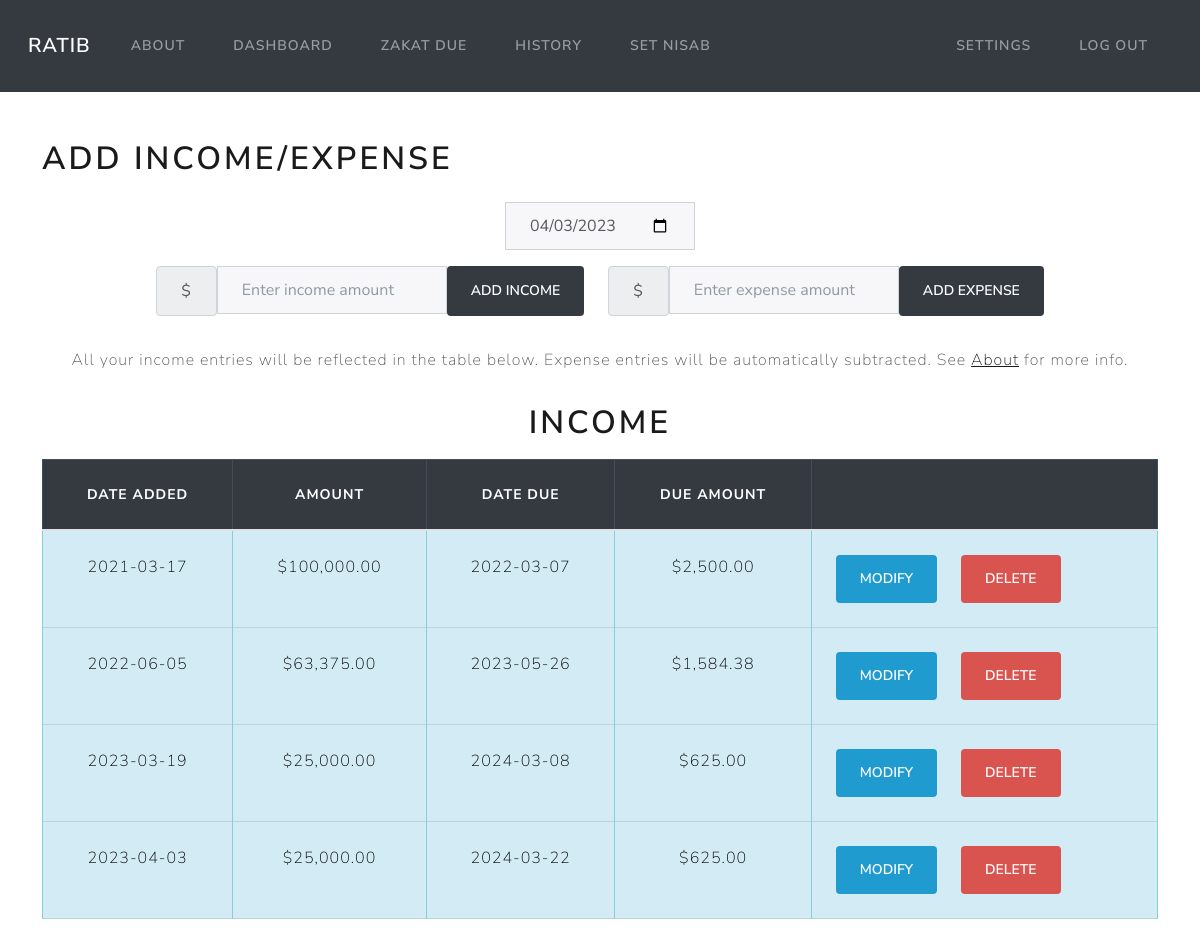
The page /dashboard (signed in) on the database as committed earlier.
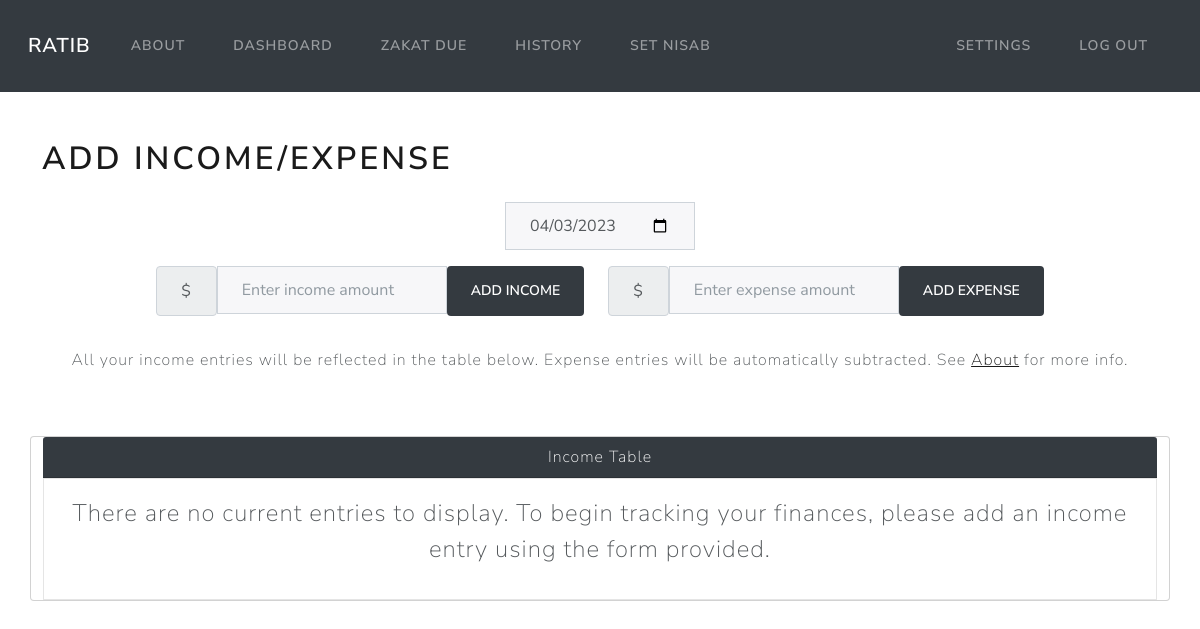
The same page on the database as committed later.
### models.py (models this page shows)
class Income(Base):
    __tablename__ = 'income'
    id = Column(Integer, primary_key=True)
    amount = Column(Numeric(10,2))
    date = Column(DateTime, default=func.now())
    due_date = Column(DateTime, default=calculate_due_date())
    due_amount = Column(Numeric(10,2))
    user_id = Column(Integer, ForeignKey('users.id'))
    user = relationship("User", back_populates="income")
    paid = Column(Boolean, default=False)

### app.py (the view)
@app.route('/dashboard')
@login_required
def dashboard():
    userid = flasksession.get("user_id")
    incomes = session.query(Income).filter_by(user_id=userid)
    if incomes.count() == 0:
        return render_template('dashboard.html', incomes=None, datetime=datetime)
    return render_template('dashboard.html', incomes=incomes, datetime=datetime)

### app.py (called while the page is built)
@app.teardown_appcontext
def shutdown_session(exception=None):
    session.remove()

### utils.py (called while the page is built)
def login_required(f):
    @wraps(f)
    def decorated_function(*args, **kwargs):
        if session.get("user_id") is None:
            return redirect("/login")
        return f(*args, **kwargs)
    return decorated_function

def usd(value):
    return f"${value:,.2f}"

### templates/dashboard.html (shortened to what this page needs)
{% extends 'layout.html' %}
{% block content %}
<h1 class="mb-4"> Add Income/Expense </h1>
<form class="" action="/addmoney" method="post">
    <div class="row justify-content-center">
        <div class="form-group col-auto">
            <div class="input-group datepicker">
                {% set current_date = datetime.strftime(datetime.now(), '%Y-%m-%d') %}
                <input type="date" class="form-control" id="datepicker" name="date" value="{{ current_date }}" required>
            </div>
        </div>
    </div>
    <div class="row justify-content-center">
        <div class="form-group col-auto">
            <div class="input-group">
                <span class="input-group-text">$</span>
                <input autocomplete="off" class="form-control mx-auto" type="number" name="income" id="money" placeholder="Enter income amount">
                <button class="btn btn-dark" type="submit" name="action" value="income">Add income</button>
            </div>
        </div>
        <div class="form-group col-auto">
            <div class="input-group">
                <span class="input-group-text">$</span>
                <input autocomplete="off" class="form-control mx-auto" type="number" name="expense" id="money" placeholder="Enter expense amount">
                <button class="btn btn-dark" type="submit" name="action" value="expense">Add expense</button>
            </div>
        </div>
    </div>
</form>
<p class="fs-5 mt-3 mb-3 text-center">
    All your income entries will be reflected in the table below. Expense entries will be automatically subtracted. See <a href="/guide">About</a>
    for more info.
</p>
{% if incomes %}
<div class="table-responsive">
    <table class="table table-bordered mt-3">
        <h1 class="mt-3 text-center"> Income </h1>
        <thead class="table-dark text-center">
                <th>Date added</th>
                <th>Amount</th>
                <th>Date Due</th>
                <th>Due Amount</th>
                <th></th>
            </thead>
            <tbody class="table-info text-center justify-content-center">
                {% for income in incomes | sort(attribute='date') %}
                {% if income.paid == False %}
                <tr>
                    <td>{{ income.date.date() }}</td>
                    <td>{{ income.amount | usd}}</td>
                    <td>{{ income.due_date.date() }}</td>
                    <td>{{ income.due_amount | usd}}</td>
                    <td>
                        <div class="row">
                            <div class="col-auto">
                                <form action="/modify" method="post">
                                    <button type="submit" class="btn btn-info">Modify</button>
                                </form>
                            </div>
                            <div class="col-auto">
                                <form action="/delete_entry", method="post">
                                    <button type="submit" class="btn btn-danger">Delete</button>
                                </form>
                            </div>
                        </div>
                    </td>
                </tr>
                {% endif %}
                {% endfor %}
            </tbody>
    </table>
</div>
{% else %}
<div class="card justify-content-center mt-5">
    <div class="card-header bg-dark text-center text-white">Income Table</div>
    <div class="card-body bg-light text-center">
        <p class="fs-3">
            There are no current entries to display.
            To begin tracking your finances, please add an income entry using the form provided.
        </p>
    </div>
</div>
{% endif %}
{% endblock %}

### templates/layout.html (shortened to what this page needs)
<!doctype html>
<html lang="en">
<head>
  {% block head %}
  <link rel="stylesheet" href="https://cdn.jsdelivr.net/npm/bootstrap@4.3.1/dist/css/bootstrap.min.css"
>
  <link rel="stylesheet" href="/static/lux.css">
  <link rel="stylesheet" href="/static/styles.css">
  {% endblock %}
</head>
<body>
  <nav class="navbar navbar-expand-md navbar-dark bg-dark mx-auto">
    <div class="container-fluid">
      <a class="navbar-brand ml-3" href="/">Ratib</a>
      <div class="collapse navbar-collapse" id="navbarNav">
        <ul class="navbar-nav me-auto">
          <li class="nav-item">
            <a class="nav-link" href="/guide">About</a>
          </li>
        {% if session["user_id"] %}
        <li class="nav-item">
          <a class="nav-link" href="/dashboard">Dashboard</a>
        </li>
          <li class="nav-item">
            <a class="nav-link" href="/due">Zakat Due</a>
          </li>
          <li class="nav-item">
            <a class="nav-link" href="/history">History</a>
          </li>
          <li class="nav-item">
            <a class="nav-link" href="/nisab">Set Nisab</a>
          </li>
        </ul>
        <ul class="navbar-nav ms-auto">
          <li class="nav-item">
            <a class="nav-link" href="/settings">Settings</a>
          </li>
          <li class="nav-item">
            <a class="nav-link" href="/logout">Log Out</a>
          </li>
        </ul>
        {% endif %}
      </div>
    </div>
  </nav>
  <div id="content">
    <main class="container py-5 text-center">
      <div class="row text-left">
        {% block content %}{% endblock %}
      </div>
    </main>
  </div>
</body>
</html>

Rows that differ between the two databases and show on the page:
removed Income: date "2021-03-17", amount "$100,000.00", due_date "2022-03-07", due_amount "$2,500.00"
removed Income: date "2022-06-05", amount "$63,375.00", due_date "2023-05-26", due_amount "$1,584.38"
removed Income: date "2023-03-19", amount "$25,000.00", due_date "2024-03-08", due_amount "$625.00"
removed Income: date "2023-04-03", amount "$25,000.00", due_date "2024-03-22", due_amount "$625.00"
Other text that changed with them:
text no longer shown: "INCOME DATE ADDED AMOUNT DATE DUE DUE AMOUNT"
text now shown: "Income Table There are no current entries to display. To begin tracking your finances, please add an income entry using the form provided."
